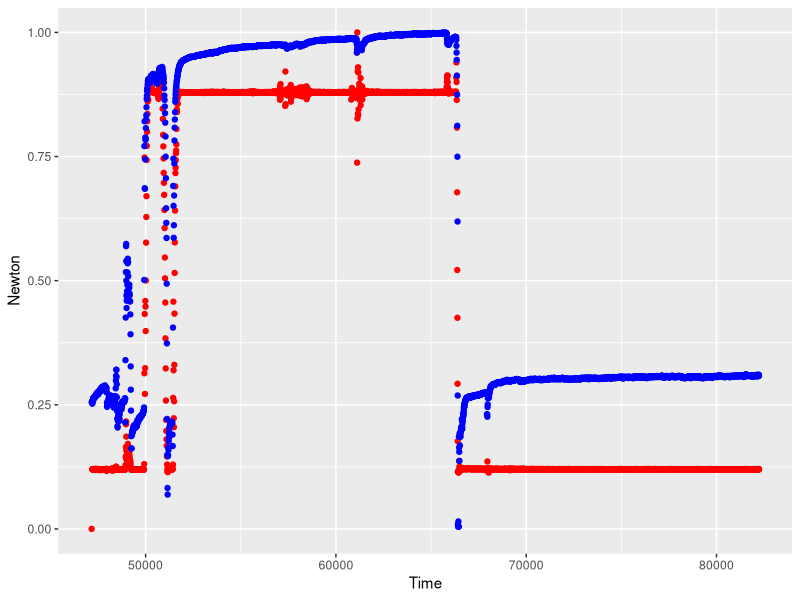

Write R code to recreate this figure. (Note: this script raises an error after producing the figure.)
library(ggplot2)

e4 = read.csv("e4.csv")

normalized = e4
normalized$Newton = normalized$Newton / max(normalized$Newton) 
normalized$X10k = normalized$X10k / max(normalized$X10k) 
p = ggplot(normalized) + geom_point(aes(x=Time, y=Newton), colour="red") + geom_point(aes(x=Time, y=X10k), colour="blue")
p



data = read.csv("008_015_030.csv")
summary(data)
data$Newton = data$Newton*50
data$seq = 1:length(data[,1])

p = ggplot(data) + geom_line(aes(x=seq, y=R10), colour="blue") + geom_line(aes(x=seq, y=Newton), colour="red")
p



# get resistance from voltage
resistors = data.frame(name=paste("R", 1:13, sep=""), resistance=c(10000000, 1000000, 330000, 100000, 47000, 10000, 4700, 1000, 470, 220, 47, 10, 4.7))

# res = data.frame()
# for(r in paste("R", 1:13, sep="")) {
#   res = rbind(res, data.frame(resistance=r, dist=min(abs(data[,r] - 2048))))
# }

best_res = data.frame()
for(l in 1:length(data[,1])) {
  res = data.frame()
  for(r in paste("R", 1:13, sep="")) {
    res = rbind(res, data.frame(resistance=r, dist=min(abs(data[l,r] - 2048))))
  }
  best_res = rbind(best_res, data.frame(resistance=res[res$dist == min(res$dist), "resistance"][1]))
}
data$BestRes = best_res$resistance

cr = c()
Vi = 3.3
for(l in 1:length(data[,1])) {
  R2 = resistors[resistors$name==best_res[l,"resistance"],"resistance"]
  Vo = (data[l,best_res[l,"resistance"]]/4096)*3.3
  R1 = ((Vi*R2)-(Vo*R2))/Vo
  cr = c(cr, R1)
}
data$ComputedRes = cr

p = ggplot(data) + geom_line(aes(x=seq, y=ComputedRes), colour="blue")
p
